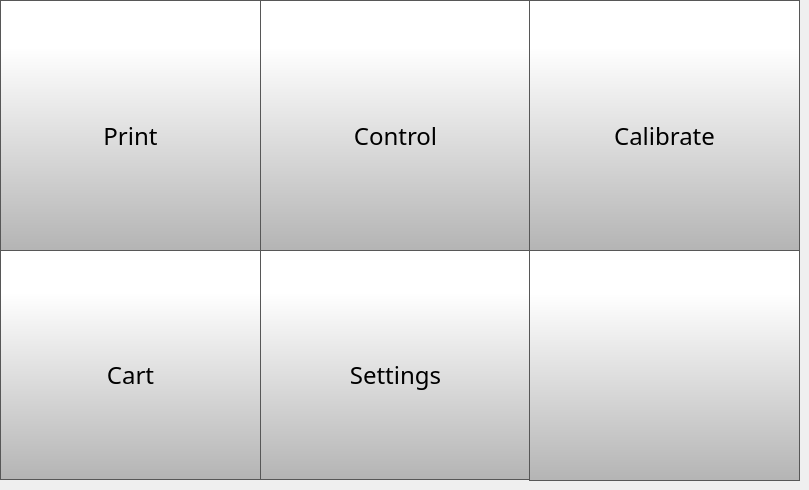
    <widget class="QWidget" name="MenuPage">
     <widget class="QPushButton" name="menuBackButton">
      <property name="geometry">
       <rect>
        <x>529</x>
        <y>250</y>
        <width>271</width>
        <height>231</height>
       </rect>
      </property>
      <property name="minimumSize">
       <size>
        <width>0</width>
        <height>0</height>
       </size>
      </property>
      <property name="font">
       <font>
        <family>Gotham Light</family>
        <pointsize>9</pointsize>
       </font>
      </property>
      <property name="styleSheet">
       <string notr="true">QPushButton {
     border: 1px solid rgb(87, 87, 87);
	background-color: qlineargradient(spread:pad, x1:0, y1:1, x2:0, y2:0.188, stop:0 rgba(180, 180, 180, 255), stop:1 rgba(255, 255, 255, 255));

}

QPushButton:pressed {
    background-color: qlineargradient(x1: 0, y1: 0, x2: 0, y2: 1,
                                      stop: 0 #dadbde, stop: 1 #f6f7fa);
}

QPushButton:flat {
    border: none; /* no border for a flat push button */
}

QPushButton:default {
    border-color: navy; /* make the default button prominent */
}</string>
      </property>
      <property name="text">
       <string/>
      </property>
      <property name="icon">
       <iconset>
        <normaloff>templates/img/arrows-4.png</normaloff>templates/img/arrows-4.png</iconset>
      </property>
      <property name="iconSize">
       <size>
        <width>80</width>
        <height>80</height>
       </size>
      </property>
      <property name="checkable">
       <bool>false</bool>
      </property>
     </widget>
     <widget class="QToolButton" name="menuControlButton">
      <property name="geometry">
       <rect>
        <x>260</x>
        <y>0</y>
        <width>271</width>
        <height>251</height>
       </rect>
      </property>
      <property name="minimumSize">
       <size>
        <width>0</width>
        <height>0</height>
       </size>
      </property>
      <property name="font">
       <font>
        <family>Gotham Light</family>
        <pointsize>18</pointsize>
       </font>
      </property>
      <property name="styleSheet">
       <string notr="true">QToolButton {
padding-top: 20px;
     border: 1px solid rgb(87, 87, 87);
	background-color: qlineargradient(spread:pad, x1:0, y1:1, x2:0, y2:0.188, stop:0 rgba(180, 180, 180, 255), stop:1 rgba(255, 255, 255, 255));

}

QToolButton:pressed {
    background-color: qlineargradient(x1: 0, y1: 0, x2: 0, y2: 1,
                                      stop: 0 #dadbde, stop: 1 #f6f7fa);
}

QToolButton:flat {
    border: none; /* no border for a flat push button */
}

QToolButton:default {
    border-color: navy; /* make the default button prominent */
}</string>
      </property>
      <property name="text">
       <string>Control</string>
      </property>
      <property name="icon">
       <iconset>
        <normaloff>templates/img/settings-1.png</normaloff>templates/img/settings-1.png</iconset>
      </property>
      <property name="iconSize">
       <size>
        <width>100</width>
        <height>100</height>
       </size>
      </property>
      <property name="checkable">
       <bool>false</bool>
      </property>
      <property name="toolButtonStyle">
       <enum>Qt::ToolButtonTextUnderIcon</enum>
      </property>
     </widget>
     <widget class="QToolButton" name="menuPrintButton">
      <property name="geometry">
       <rect>
        <x>0</x>
        <y>0</y>
        <width>261</width>
        <height>251</height>
       </rect>
      </property>
      <property name="minimumSize">
       <size>
        <width>0</width>
        <height>0</height>
       </size>
      </property>
      <property name="font">
       <font>
        <family>Gotham Light</family>
        <pointsize>18</pointsize>
       </font>
      </property>
      <property name="styleSheet">
       <string notr="true">QToolButton {
	padding-top: 20px;
     border: 1px solid rgb(87, 87, 87);
	background-color: qlineargradient(spread:pad, x1:0, y1:1, x2:0, y2:0.188, stop:0 rgba(180, 180, 180, 255), stop:1 rgba(255, 255, 255, 255));



}

QToolButton:pressed {
    background-color: qlineargradient(x1: 0, y1: 0, x2: 0, y2: 1,
                                      stop: 0 #dadbde, stop: 1 #f6f7fa);
}

QToolButton:flat {
    border: none; /* no border for a flat push button */
}

QToolButton:default {
    border-color: navy; /* make the default button prominent */
}</string>
      </property>
      <property name="text">
       <string>Print</string>
      </property>
      <property name="icon">
       <iconset>
        <normaloff>templates/img/printer.png</normaloff>templates/img/printer.png</iconset>
      </property>
      <property name="iconSize">
       <size>
        <width>100</width>
        <height>100</height>
       </size>
      </property>
      <property name="checkable">
       <bool>false</bool>
      </property>
      <property name="toolButtonStyle">
       <enum>Qt::ToolButtonTextUnderIcon</enum>
      </property>
     </widget>
     <widget class="QToolButton" name="menuSettingsButton">
      <property name="geometry">
       <rect>
        <x>260</x>
        <y>249</y>
        <width>271</width>
        <height>231</height>
       </rect>
      </property>
      <property name="minimumSize">
       <size>
        <width>0</width>
        <height>0</height>
       </size>
      </property>
      <property name="font">
       <font>
        <family>Gotham Light</family>
        <pointsize>18</pointsize>
       </font>
      </property>
      <property name="styleSheet">
       <string notr="true">QToolButton {
padding-top: 20px;
     border: 1px solid rgb(87, 87, 87);
	background-color: qlineargradient(spread:pad, x1:0, y1:1, x2:0, y2:0.188, stop:0 rgba(180, 180, 180, 255), stop:1 rgba(255, 255, 255, 255));

}

QToolButton:pressed {
    background-color: qlineargradient(x1: 0, y1: 0, x2: 0, y2: 1,
                                      stop: 0 #dadbde, stop: 1 #f6f7fa);
}

QToolButton:flat {
    border: none; /* no border for a flat push button */
}

QToolButton:default {
    border-color: navy; /* make the default button prominent */
}</string>
      </property>
      <property name="text">
       <string>Settings</string>
      </property>
      <property name="icon">
       <iconset>
        <normaloff>templates/img/settings.png</normaloff>templates/img/settings.png</iconset>
      </property>
      <property name="iconSize">
       <size>
        <width>100</width>
        <height>100</height>
       </size>
      </property>
      <property name="checkable">
       <bool>false</bool>
      </property>
      <property name="toolButtonStyle">
       <enum>Qt::ToolButtonTextUnderIcon</enum>
      </property>
     </widget>
     <widget class="QToolButton" name="menuCartButton">
      <property name="geometry">
       <rect>
        <x>0</x>
        <y>249</y>
        <width>261</width>
        <height>231</height>
       </rect>
      </property>
      <property name="minimumSize">
       <size>
        <width>0</width>
        <height>0</height>
       </size>
      </property>
      <property name="font">
       <font>
        <family>Gotham Light</family>
        <pointsize>18</pointsize>
       </font>
      </property>
      <property name="styleSheet">
       <string notr="true">QToolButton {
padding-top: 20px;
     border: 1px solid rgb(87, 87, 87);
	background-color: qlineargradient(spread:pad, x1:0, y1:1, x2:0, y2:0.188, stop:0 rgba(180, 180, 180, 255), stop:1 rgba(255, 255, 255, 255));

}

QToolButton:pressed {
    background-color: qlineargradient(x1: 0, y1: 0, x2: 0, y2: 1,
                                      stop: 0 #dadbde, stop: 1 #f6f7fa);
}

QToolButton:flat {
    border: none; /* no border for a flat push button */
}

QToolButton:default {
    border-color: navy; /* make the default button prominent */
}</string>
      </property>
      <property name="text">
       <string>Cart</string>
      </property>
      <property name="icon">
       <iconset>
        <normaloff>templates/img/cart.png</normaloff>templates/img/cart.png</iconset>
      </property>
      <property name="iconSize">
       <size>
        <width>100</width>
        <height>100</height>
       </size>
      </property>
      <property name="checkable">
       <bool>false</bool>
      </property>
      <property name="toolButtonStyle">
       <enum>Qt::ToolButtonTextUnderIcon</enum>
      </property>
      <property name="autoRaise">
       <bool>false</bool>
      </property>
     </widget>
     <widget class="QToolButton" name="menuCalibrateButton">
      <property name="geometry">
       <rect>
        <x>529</x>
        <y>0</y>
        <width>271</width>
        <height>251</height>
       </rect>
      </property>
      <property name="minimumSize">
       <size>
        <width>0</width>
        <height>0</height>
       </size>
      </property>
      <property name="font">
       <font>
        <family>Gotham Light</family>
        <pointsize>18</pointsize>
       </font>
      </property>
      <property name="styleSheet">
       <string notr="true">QToolButton {
padding-top: 20px;
     border: 1px solid rgb(87, 87, 87);
	background-color: qlineargradient(spread:pad, x1:0, y1:1, x2:0, y2:0.188, stop:0 rgba(180, 180, 180, 255), stop:1 rgba(255, 255, 255, 255));

}

QToolButton:pressed {
    background-color: qlineargradient(x1: 0, y1: 0, x2: 0, y2: 1,
                                      stop: 0 #dadbde, stop: 1 #f6f7fa);
}

QToolButton:flat {
    border: none; /* no border for a flat push button */
}

QToolButton:default {
    border-color: navy; /* make the default button prominent */
}</string>
      </property>
      <property name="text">
       <string>Calibrate</string>
      </property>
      <property name="icon">
       <iconset>
        <normaloff>templates/img/reload.png</normaloff>templates/img/reload.png</iconset>
      </property>
      <property name="iconSize">
       <size>
        <width>100</width>
        <height>100</height>
       </size>
      </property>
      <property name="checkable">
       <bool>false</bool>
      </property>
      <property name="toolButtonStyle">
       <enum>Qt::ToolButtonTextUnderIcon</enum>
      </property>
     </widget>
     <zorder>menuSettingsButton</zorder>
     <zorder>menuControlButton</zorder>
     <zorder>menuCartButton</zorder>
     <zorder>menuCalibrateButton</zorder>
     <zorder>menuBackButton</zorder>
     <zorder>menuPrintButton</zorder>
    </widget>
